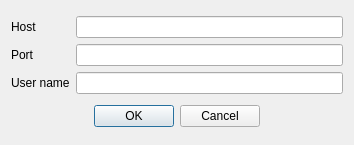
<?xml version="1.0" encoding="UTF-8"?>
<ui version="4.0">
 <class>ClientLogin</class>
 <widget class="QDialog" name="ClientLogin">
  <property name="geometry">
   <rect>
    <x>0</x>
    <y>0</y>
    <width>354</width>
    <height>145</height>
   </rect>
  </property>
  <property name="windowTitle">
   <string>Dialog</string>
  </property>
  <property name="autoFillBackground">
   <bool>false</bool>
  </property>
  <layout class="QGridLayout" name="gridLayout">
   <item row="0" column="0">
    <layout class="QGridLayout" name="gridLayout_2">
     <item row="2" column="0">
      <widget class="QLabel" name="label_2">
       <property name="text">
        <string>User name</string>
       </property>
      </widget>
     </item>
     <item row="0" column="0">
      <widget class="QLabel" name="label">
       <property name="text">
        <string>Host</string>
       </property>
      </widget>
     </item>
     <item row="1" column="0">
      <widget class="QLabel" name="label_3">
       <property name="text">
        <string>Port</string>
       </property>
      </widget>
     </item>
     <item row="0" column="1">
      <widget class="QLineEdit" name="host"/>
     </item>
     <item row="1" column="1">
      <widget class="QLineEdit" name="port"/>
     </item>
     <item row="2" column="1">
      <widget class="QLineEdit" name="client_name"/>
     </item>
    </layout>
   </item>
   <item row="1" column="0">
    <widget class="QDialogButtonBox" name="buttonBox">
     <property name="standardButtons">
      <set>QDialogButtonBox::Cancel|QDialogButtonBox::Ok</set>
     </property>
     <property name="centerButtons">
      <bool>true</bool>
     </property>
    </widget>
   </item>
  </layout>
 </widget>
 <resources/>
 <connections/>
</ui>
